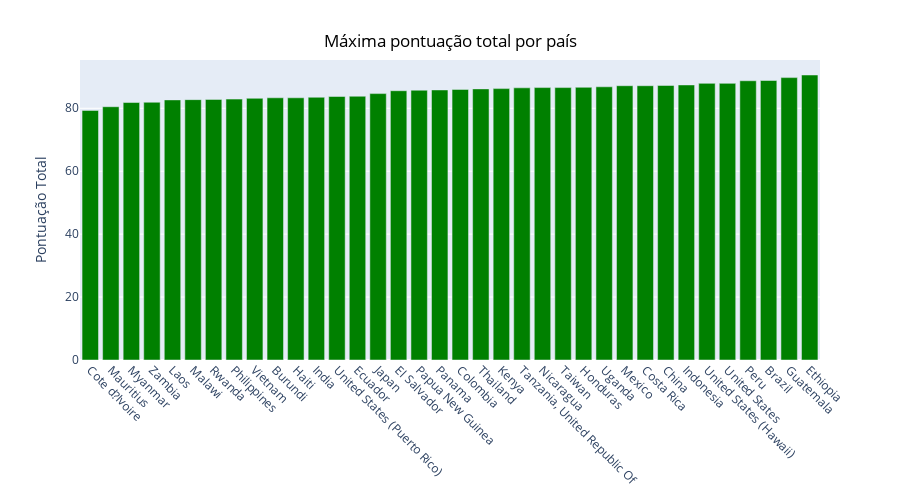

Notebook cell for this chart:
### Markdown cell above
- Top 5 países com maiores médias 
- Papua New Guinea
- Ethiopia
- Japan
- United States
- Kenya

### Code cell
df_ranking = df_coffee.groupby(by = 'Country.of.Origin').agg({'Total.Cup.Points':'max'}).sort_values(by = 'Total.Cup.Points')

hist_3 = px.bar(df_ranking,width=900, height=500)
hist_3.update_xaxes(tickangle=45)
hist_3.update_layout(
    xaxis_title=None,
    yaxis_title="Pontuação Total",
    showlegend=False,
    title={
    'text': 'Máxima pontuação total por país',
    'y':0.93,
    'x':0.5,
    'font_color': 'black'}
    )
hist_3.update_traces(marker=dict(color='Green'))
hist_3.show()

### Figure 1 — Plotly figure (JSON) as saved in the notebook; plotly's stock layout.template omitted (floating-point values rounded to 4 significant figures)
{"data": [{"alignmentgroup": "True", "hovertemplate": "variable=Total.Cup.Points<br>Country.of.Origin=%{x}<br>value=%{y}<extra></extra>", "legendgroup": "Total.Cup.Points", "marker": {"color": "Green", "pattern": {"shape": ""}}, "name": "Total.Cup.Points", "offsetgroup": "Total.Cup.Points", "orientation": "v", "showlegend": true, "textposition": "auto", "type": "bar", "x": ["Cote d?Ivoire", "Mauritius", "Myanmar", "Zambia", "Laos", "Malawi", "Rwanda", "Philippines", "Vietnam", "Burundi", "Haiti", "India", "United States (Puerto Rico)", "Ecuador", "Japan", "El Salvador", "Papua New Guinea", "Panama", "Colombia", "Thailand", "Kenya", "Tanzania, United Republic Of", "Nicaragua", "Taiwan", "Honduras", "Uganda", "Mexico", "Costa Rica", "China", "Indonesia", "United States (Hawaii)", "United States", "Peru", "Brazil", "Guatemala", "Ethiopia"], "xaxis": "x", "y": [79.33, 80.5, 81.83, 81.92, 82.67, 82.75, 82.83, 82.92, 83.17, 83.33, 83.33, 83.5, 83.75, 83.83, 84.67, 85.58, 85.75, 85.83, 86, 86.17, 86.25, 86.5, 86.58, 86.58, 86.67, 86.83, 87.17, 87.17, 87.25, 87.42, 87.92, 87.92, 88.75, 88.83, 89.75, 90.58], "yaxis": "y"}], "layout": {"barmode": "relative", "height": 500, "legend": {"title": {"text": "variable"}, "tracegroupgap": 0}, "margin": {"t": 60}, "showlegend": false, "title": {"font": {"color": "black"}, "text": "Máxima pontuação total por país", "x": 0.5, "y": 0.93}, "width": 900, "xaxis": {"anchor": "y", "domain": [0, 1], "tickangle": 45, "title": {}}, "yaxis": {"anchor": "x", "domain": [0, 1], "title": {"text": "Pontuação Total"}}}}
